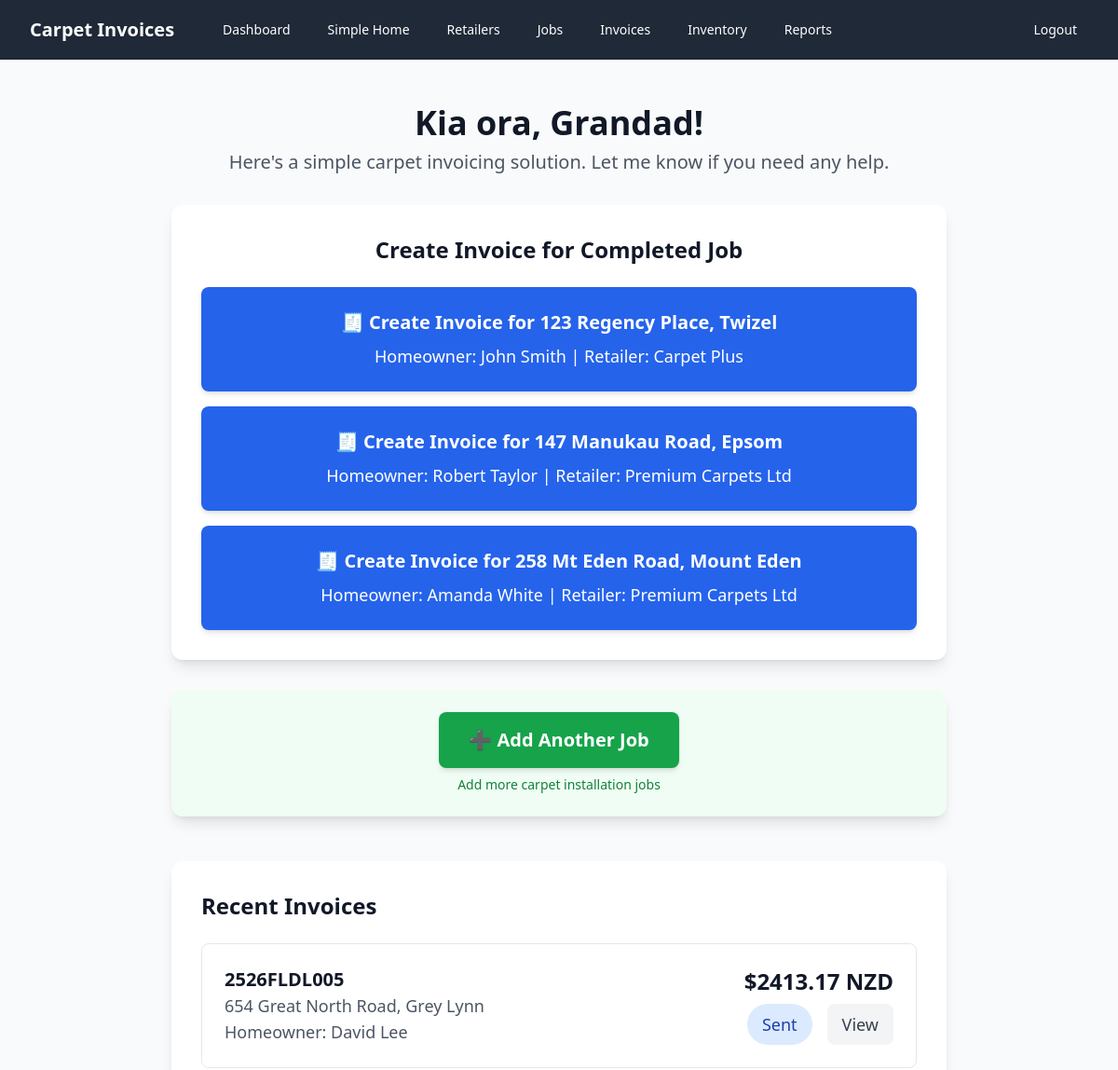
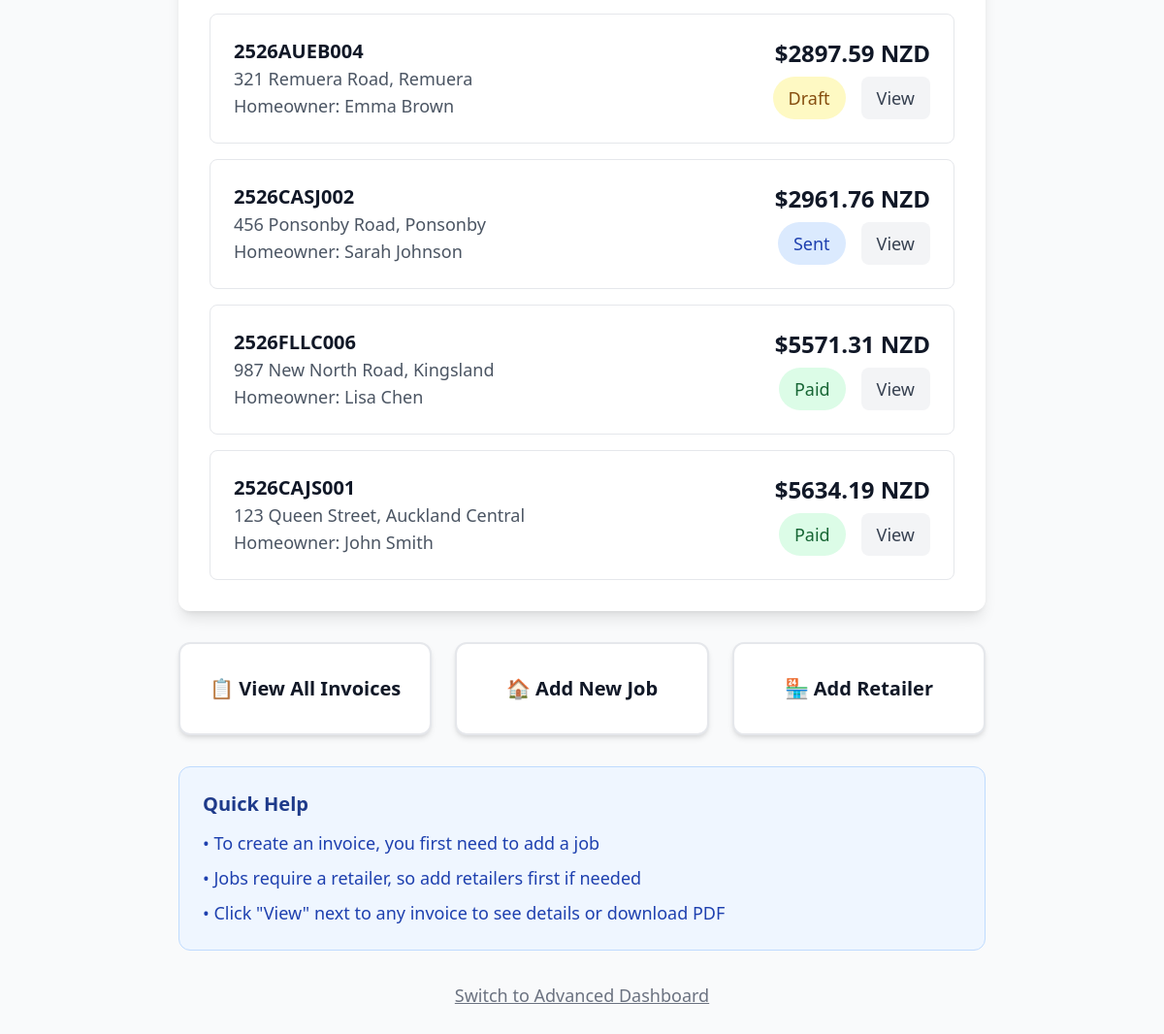
The page /simple-home (signed in) on the database its author committed (2 pictures, top to bottom).
### models.py (models this page shows, shortened)
class Job(db.Model):
    id = db.Column(db.Integer, primary_key=True)
    street_address = db.Column(db.String(200), nullable=False)
    suburb = db.Column(db.String(100), nullable=False)
    town_city = db.Column(db.String(100), nullable=False)
    retailer_id = db.Column(db.Integer, ForeignKey('retailer.id'), nullable=False)
    homeowner_name = db.Column(db.String(100), nullable=False)
    homeowner_phone = db.Column(db.String(20), nullable=False)
    date_completed = db.Column(db.Date, nullable=False)
    retailer = relationship("Retailer", back_populates="jobs")
    invoices = relationship("Invoice", back_populates="job")

class Retailer(db.Model):
    id = db.Column(db.Integer, primary_key=True)
    name = db.Column(db.String(100), nullable=False)
    email = db.Column(db.String(120), nullable=False)
    phone = db.Column(db.String(20), nullable=False)
    jobs = relationship("Job", back_populates="retailer")

class Invoice(db.Model):
    id = db.Column(db.Integer, primary_key=True)
    invoice_code = db.Column(db.String(100), unique=True, nullable=False, index=True)
    job_id = db.Column(db.Integer, ForeignKey('job.id'), nullable=False, index=True)
    date_created = db.Column(db.Date, nullable=False, default=datetime.now().date, index=True)
    status = db.Column(db.String(20), nullable=False, default='draft', index=True)  # draft, sent, paid
    gst_percentage = db.Column(db.Float, nullable=False, default=15.0)
    subtotal = db.Column(db.Float, nullable=False, default=0.0)
    gst_amount = db.Column(db.Float, nullable=False, default=0.0)
    total = db.Column(db.Float, nullable=False, default=0.0, index=True)
    job = relationship("Job", back_populates="invoices")
    lines = relationship("InvoiceLine", back_populates="invoice", cascade="all, delete-orphan")
    files = relationship("FileStore", back_populates="invoice", cascade="all, delete-orphan")

### app.py (the view)
@app.route('/simple-home')
@login_required
def simple_home():
    recent_invoices = db.session.query(Invoice).join(Job).join(Retailer).order_by(Invoice.date_created.desc()).limit(5).all()
    jobs_without_invoices = db.session.query(Job).outerjoin(Invoice).filter(Invoice.id == None).order_by(Job.date_completed.desc()).limit(5).all()
    return render_template('simple_home.html',
                         recent_invoices=recent_invoices,
                         jobs_without_invoices=jobs_without_invoices)

### app.py (called while the page is built)
def login_required(f):
    from functools import wraps
    @wraps(f)
    def decorated_function(*args, **kwargs):
        if not session.get('logged_in'):
            return redirect(url_for('login'))
        return f(*args, **kwargs)
    return decorated_function

def format_nz_currency(amount):
    return f"${amount:.2f} NZD"

@app.template_filter('nz_currency')
def nz_currency_filter(amount):
    return format_nz_currency(amount)

### templates/simple_home.html (shortened to what this page needs)
{% extends "base.html" %}
{% block content %}
<div class="min-h-screen bg-gray-50 py-6">
    <div class="max-w-4xl mx-auto px-4 sm:px-6 lg:px-8">
        <div class="text-center mb-8">
            <h1 class="text-4xl font-bold text-gray-900 mb-2">Kia ora, Grandad!</h1>
            <p class="text-xl text-gray-600">Here's a simple carpet invoicing solution. Let me know if you need any help.</p>
        </div>
        <div class="text-center mb-12">
            {% if jobs_without_invoices %}
                <div class="bg-white rounded-xl shadow-lg p-8 mb-8">
                    <h2 class="text-2xl font-semibold text-gray-900 mb-6">Create Invoice for Completed Job</h2>
                    <div class="space-y-4">
                        {% for job in jobs_without_invoices %}
                        <a href="{{ url_for('add_invoice', job_id=job.id) }}"
                           class="block w-full bg-blue-600 hover:bg-blue-700 text-white text-xl font-semibold py-6 px-8 rounded-lg transition-colors duration-200 shadow-md">
                            🧾 Create Invoice for {{ job.street_address }}, {{ job.suburb }}
                            <div class="text-lg font-normal mt-2">Homeowner: {{ job.homeowner_name }} | Retailer: {{ job.retailer.name }}</div>
                        </a>
                        {% endfor %}
                    </div>
                </div>
                <div class="bg-green-50 rounded-xl shadow-lg p-6">
                    <a href="{{ url_for('add_job') }}"
                       class="inline-block bg-green-600 hover:bg-green-700 text-white text-xl font-semibold py-4 px-8 rounded-lg transition-colors duration-200 shadow-md">
                        ➕ Add Another Job
                    </a>
                    <p class="text-sm text-green-700 mt-2">Add more carpet installation jobs</p>
                </div>
            {% endif %}
        </div>
        <div class="bg-white rounded-xl shadow-lg p-8 mb-8">
            <h2 class="text-2xl font-semibold text-gray-900 mb-6">Recent Invoices</h2>
            {% if recent_invoices %}
                <div class="space-y-4">
                    {% for invoice in recent_invoices %}
                    <div class="border border-gray-200 rounded-lg p-6 hover:shadow-md transition-shadow">
                        <div class="flex flex-col sm:flex-row sm:items-center sm:justify-between">
                            <div class="mb-4 sm:mb-0">
                                <h3 class="text-xl font-semibold text-gray-900">{{ invoice.invoice_code }}</h3>
                                <p class="text-lg text-gray-600">{{ invoice.job.street_address }}, {{ invoice.job.suburb }}</p>
                                <p class="text-lg text-gray-600">Homeowner: {{ invoice.job.homeowner_name }}</p>
                            </div>
                            <div class="flex flex-col sm:items-end">
                                <div class="text-2xl font-bold text-gray-900 mb-2">{{ invoice.total | nz_currency }}</div>
                                <div class="flex items-center space-x-4">
                                    <span class="inline-flex px-4 py-2 text-lg font-medium rounded-full
                                        {% if invoice.status == 'paid' %}bg-green-100 text-green-800
                                        {% elif invoice.status == 'sent' %}bg-blue-100 text-blue-800
                                        {% else %}bg-yellow-100 text-yellow-800{% endif %}">
                                        {{ invoice.status.title() }}
                                    </span>
                                    <a href="{{ url_for('invoice_preview', invoice_id=invoice.id) }}"
                                       class="bg-gray-100 hover:bg-gray-200 text-gray-700 px-4 py-2 rounded-lg text-lg font-medium transition-colors">
                                        View
                                    </a>
                                </div>
                            </div>
                        </div>
                    </div>
                    {% endfor %}
                </div>
            {% else %}
                <div class="text-center py-8">
                    <p class="text-xl text-gray-500 mb-4">No invoices created yet</p>
                    <p class="text-lg text-gray-400">Your recent invoices will appear here</p>
                </div>
            {% endif %}
        </div>
        <div class="grid grid-cols-1 md:grid-cols-3 gap-6">
            <a href="{{ url_for('invoices') }}"
               class="bg-white hover:bg-gray-50 border-2 border-gray-200 text-gray-900 text-xl font-semibold py-8 px-6 rounded-xl text-center transition-colors duration-200 shadow-md">
                📋 View All Invoices
            </a>
            <a href="{{ url_for('add_job') }}"
               class="bg-white hover:bg-gray-50 border-2 border-gray-200 text-gray-900 text-xl font-semibold py-8 px-6 rounded-xl text-center transition-colors duration-200 shadow-md">
                🏠 Add New Job
            </a>
            <a href="{{ url_for('add_retailer') }}"
               class="bg-white hover:bg-gray-50 border-2 border-gray-200 text-gray-900 text-xl font-semibold py-8 px-6 rounded-xl text-center transition-colors duration-200 shadow-md">
                🏪 Add Retailer
            </a>
        </div>
        <div class="bg-blue-50 border border-blue-200 rounded-xl p-6 mt-8">
            <h3 class="text-xl font-semibold text-blue-900 mb-3">Quick Help</h3>
            <div class="text-lg text-blue-800 space-y-2">
                <p>• To create an invoice, you first need to add a job</p>
                <p>• Jobs require a retailer, so add retailers first if needed</p>
                <p>• Click "View" next to any invoice to see details or download PDF</p>
            </div>
        </div>
        <div class="text-center mt-8">
            <a href="{{ url_for('index') }}"
               class="inline-block text-lg text-gray-500 hover:text-gray-700 underline">
                Switch to Advanced Dashboard
            </a>
        </div>
    </div>
</div>
{% endblock %}

### rows shown on the page
Job: street_address "123 Regency Place", suburb "Twizel", homeowner_name "John Smith", retailer.name "Carpet Plus"
Job: street_address "147 Manukau Road", suburb "Epsom", homeowner_name "Robert Taylor", retailer.name "Premium Carpets Ltd"
Job: street_address "258 Mt Eden Road", suburb "Mount Eden", homeowner_name "Amanda White", retailer.name "Premium Carpets Ltd"
Invoice: invoice_code "2526FLDL005", job.street_address "654 Great North Road", job.suburb "Grey Lynn", job.homeowner_name "David Lee", total|nz_currency "$2413.17 NZD", status "Sent"
Invoice: invoice_code "2526AUEB004", job.street_address "321 Remuera Road", job.suburb "Remuera", job.homeowner_name "Emma Brown", total|nz_currency "$2897.59 NZD", status "Draft"
Invoice: invoice_code "2526CASJ002", job.street_address "456 Ponsonby Road", job.suburb "Ponsonby", job.homeowner_name "Sarah Johnson", total|nz_currency "$2961.76 NZD", status "Sent"
Invoice: invoice_code "2526FLLC006", job.street_address "987 New North Road", job.suburb "Kingsland", job.homeowner_name "Lisa Chen", total|nz_currency "$5571.31 NZD", status "Paid"
Invoice: invoice_code "2526CAJS001", job.street_address "123 Queen Street", job.suburb "Auckland Central", job.homeowner_name "John Smith", total|nz_currency "$5634.19 NZD", status "Paid"
